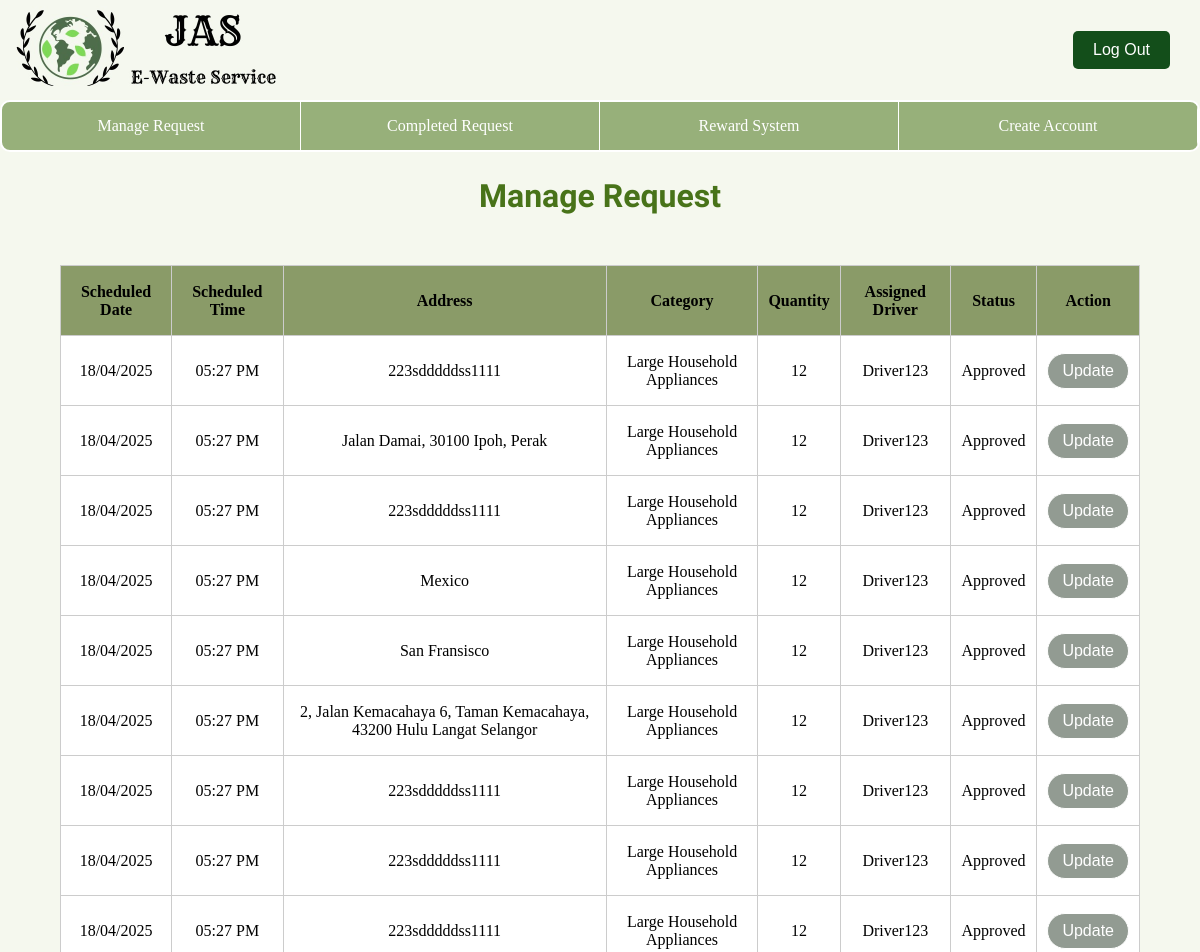
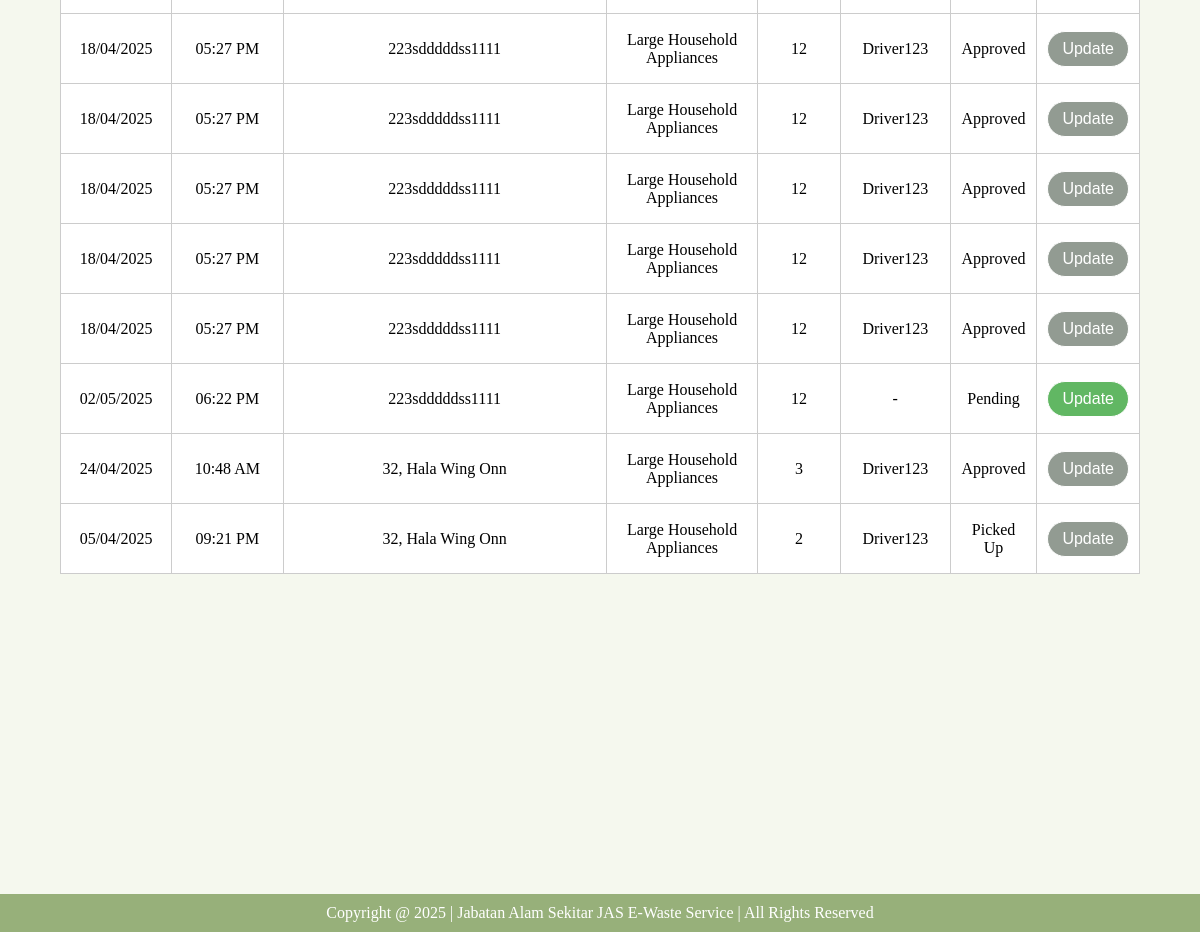
Screenshot of /operator/manageReq/ with the database file from the repository (2 pictures, top to bottom).
### database/models.py (models this page shows, shortened)
class ScheduleRequest(models.Model):
    requestID = models.CharField(primary_key=True, max_length=200)
    customer = models.ForeignKey(Customer, on_delete=models.CASCADE)
    category = models.ForeignKey(ItemCategory, on_delete=models.CASCADE)
    quantity = models.IntegerField()
    weight = models.TextField()
    date = models.DateField()
    time = models.TimeField()
    address = models.TextField()
    status = models.CharField(max_length=50, default="Pending")
    rejectedReason = models.ForeignKey(Reason, on_delete=models.CASCADE, null=True, blank=True)
    driver = models.ForeignKey(Driver, on_delete=models.CASCADE, null=True, blank=True)
    operator = models.ForeignKey(Operator, on_delete=models.CASCADE, null=True, blank=True)
    trackingnumber = models.CharField(max_length=200, unique=True)

class ItemCategory (models.Model):
    categoryID = models.CharField(primary_key=True, max_length=50)
    itemType = models.CharField(max_length=50)
    pointsGiven = models.IntegerField()

class Driver(models.Model):
    driverID = models.CharField(primary_key=True, max_length=200)
    name = models.CharField(max_length=50)
    email = models.EmailField(max_length=100, unique=True)
    password = models.CharField(max_length=200)
    phoneNumber = models.CharField(max_length=50)
    plateNumber = models.CharField(max_length=50)
    stateCovered = models.CharField(max_length=20)

### e_waste_operator/views.py (the view)
# urls.py: path('manageReq/', manageReq, name='manageReq'), #Manage Requests
def manageReq(request):
    requests = ScheduleRequest.objects.filter(~Q(status='Completed'), ~Q(status='Rejected')).order_by('-requestID') ## '-date', '-time'
    reasons = Reason.objects.all()
    return render(request, 'operator/operator-manageReq.html',{'requests': requests, 'reasons':reasons})

### e_waste_operator/templates/operator/operator-manageReq.html (shortened to what this page needs)
{% extends 'operator/base_operator.html' %}
{% load static %}
{% block extra_css %}
    <link rel="stylesheet" href="{% static 'css/operator-manageReq.css' %}">
{% endblock %}
{% block content %}
<body>
    <h1 class="title">Manage Request</h1>
    <div class="manageTable">
      <table>
        <thead>
            <tr>
                <th>Scheduled Date</th>
                <th>Scheduled Time</th>
                <th>Address</th>
                <th>Category</th>
                <th>Quantity</th>
                <th>Assigned Driver</th>
                <th>Status</th>
                <th>Action</th>
            </tr>
        </thead>
         <tbody>
          {% for request in requests %}
            <tr>
                <td class="date">{{ request.date|date:"d/m/Y" }}</td>
                <td class="time">{{ request.time|time:"h:i A" }}</td>
                <td class="address">{{ request.address }}</td>
                <td class="itemCategory">{{request.category.itemType}}</td>
                <td class="category">{{ request.quantity }}</td>
                {% if request.driver.name %}
                    <td class="driver">{{ request.driver.name }}</td>
                {% else %}
                    <td>-</td>
                {% endif %}
                {% if request.status == 'Rejected' %}
                    <td class="status">{{ request.status }} <br>({{request.rejectedReason.reason}})</td>
                {% else %}
                    <td class="status">{{ request.status }}</td>
                {% endif %}
                {% if request.status == 'Pending' %}
                    <td><button class="update-btn" data-id="{{request.requestID}}" onclick="storeRequestID(this)">Update</button></td>
                {% else %}
                    <td><button class="disabled-btn" disabled>Update</button></td>
                {% endif %}
            </tr>
          {% endfor %}
        </tbody>
      </table>
    </div>
</body>
{% endblock %}

### static/css/base.css (style rules this page uses)
html, body { height: 100%; margin: 0; display: flex; flex-direction: column; }

### e_waste_operator/static/css/operator-manageReq.css (style rules this page uses)
body { background-color: #f5f8ee; margin: 0px; }
.title { font-family: 'Sansita Swashed', cursive; font-size: 32px; color: #487319; padding: 10px; text-align: center; margin-top: 15px; margin-bottom: 20px; }
.manageTable { display: flex; justify-content: center; align-items: center; width: 100%; margin-bottom: 320px; }
table { width: 90%; border-collapse: collapse; margin-top: 20px; }
th, td { border: 1px solid #ccc; padding: 10px; text-align: center; table-layout: fixed; }
th { background-color: #8a9b68; color: black; font-weight: bold; }
td { background-color: #fff; }
tr { height: 70px; }
.update-btn { background-color: #61b763; color: white; border: 1px solid white; padding: 8px 14px; cursor: pointer; border-radius: 25px; font-size: medium; transition: background-color 0.15s; transition: color 0.15s; transition: opacity 0.15s; transition: border 0.15s; }
.disabled-btn { background-color: #929b92; color: white; border: 1px solid white; padding: 8px 14px; cursor: pointer; border-radius: 25px; font-size: medium; transition: background-color 0.15s; transition: color 0.15s; transition: opacity 0.15s; transition: border 0.15s; }

### e_waste_operator/templates/operator/operator-header.html (style rules this page uses)
* { margin: 0; padding: 0; box-sizing: border-box; }
body { margin: 0; padding: 0; z-index: 1; }

### e_waste_operator/templates/operator/operator-navbar.html (style rules this page uses)
body { margin: 0; padding: 0; z-index: 2; }

### rows the page displays
ScheduleRequest: date "18/04/2025", time "05:27 PM", address "223sdddddss1111", category.itemType "Large Household Appliances", quantity "12", driver.name "Driver123", status "Approved", shows "Update"
ScheduleRequest: date "18/04/2025", time "05:27 PM", address "Jalan Damai, 30100 Ipoh, Perak", category.itemType "Large Household Appliances", quantity "12", driver.name "Driver123", status "Approved", shows "Update"
ScheduleRequest: date "18/04/2025", time "05:27 PM", address "223sdddddss1111", category.itemType "Large Household Appliances", quantity "12", driver.name "Driver123", status "Approved", shows "Update"
ScheduleRequest: date "18/04/2025", time "05:27 PM", address "Mexico", category.itemType "Large Household Appliances", quantity "12", driver.name "Driver123", status "Approved", shows "Update"
ScheduleRequest: date "18/04/2025", time "05:27 PM", address "San Fransisco", category.itemType "Large Household Appliances", quantity "12", driver.name "Driver123", status "Approved", shows "Update"
ScheduleRequest: date "18/04/2025", time "05:27 PM", address "2, Jalan Kemacahaya 6, Taman Kemacahaya, 43200 Hulu Langat Selangor", category.itemType "Large Household Appliances", quantity "12", driver.name "Driver123", status "Approved", shows "Update"
ScheduleRequest: date "18/04/2025", time "05:27 PM", address "223sdddddss1111", category.itemType "Large Household Appliances", quantity "12", driver.name "Driver123", status "Approved", shows "Update"
ScheduleRequest: date "18/04/2025", time "05:27 PM", address "223sdddddss1111", category.itemType "Large Household Appliances", quantity "12", driver.name "Driver123", status "Approved", shows "Update"
ScheduleRequest: date "18/04/2025", time "05:27 PM", address "223sdddddss1111", category.itemType "Large Household Appliances", quantity "12", driver.name "Driver123", status "Approved", shows "Update"
ScheduleRequest: date "18/04/2025", time "05:27 PM", address "223sdddddss1111", category.itemType "Large Household Appliances", quantity "12", driver.name "Driver123", status "Approved", shows "Update"
ScheduleRequest: date "18/04/2025", time "05:27 PM", address "223sdddddss1111", category.itemType "Large Household Appliances", quantity "12", driver.name "Driver123", status "Approved", shows "Update"
ScheduleRequest: date "18/04/2025", time "05:27 PM", address "223sdddddss1111", category.itemType "Large Household Appliances", quantity "12", driver.name "Driver123", status "Approved", shows "Update"
ScheduleRequest: date "18/04/2025", time "05:27 PM", address "223sdddddss1111", category.itemType "Large Household Appliances", quantity "12", driver.name "Driver123", status "Approved", shows "Update"
ScheduleRequest: date "18/04/2025", time "05:27 PM", address "223sdddddss1111", category.itemType "Large Household Appliances", quantity "12", driver.name "Driver123", status "Approved", shows "Update"
ScheduleRequest: date "02/05/2025", time "06:22 PM", address "223sdddddss1111", category.itemType "Large Household Appliances", quantity "12", status "Pending"
ScheduleRequest: date "24/04/2025", time "10:48 AM", address "32, Hala Wing Onn", category.itemType "Large Household Appliances", quantity "3", driver.name "Driver123", status "Approved", shows "Update"
ScheduleRequest: date "05/04/2025", time "09:21 PM", address "32, Hala Wing Onn", category.itemType "Large Household Appliances", quantity "2", driver.name "Driver123", status "Picked Up", shows "Update"
